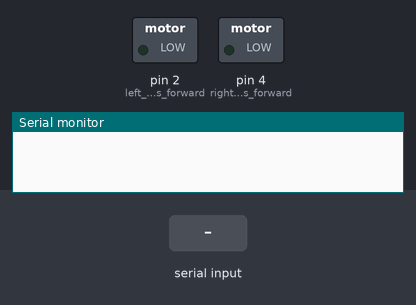
A sketch run on a simulated Arduino Uno, built with avr-gcc and run on an emulated ATmega328P. Parts: switched loads named in the sketch (green lamp = pin HIGH), the last lines printed to the serial monitor. The test bench sets the inputs (shaded band).

Above: at 1.2 s.
1.3 s: "left\n" received over Serial
At 2.2 s:
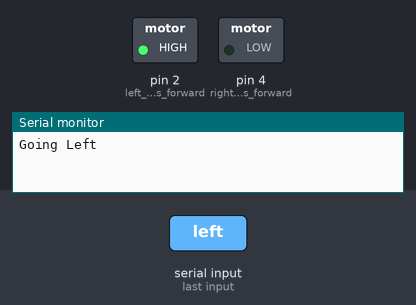
4.3 s: "right\n" received over Serial
At 5.7 s:
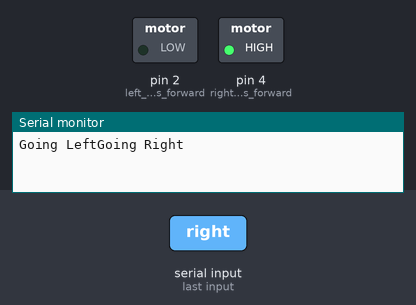
Timing chart, 0 to 7.8 s (numbered marks = the images above; inputs shaded):
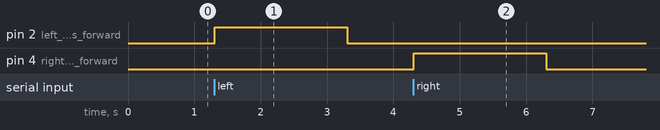

Measured:
- after the input at 1.3 s, pin 2 (left_motors_forward): LOW → HIGH at once, → LOW 2.0 s later
- after the input at 4.3 s, pin 4 (right_motors_forward): LOW → HIGH at once, → LOW 2.0 s later

The sketch:

receive.ino
```cpp
String incomingByte ;

void setup() {

  Serial.begin(9600);
  pinMode(2,OUTPUT);   //left motors forward
  //pinMode(3,OUTPUT);   //left motors reverse
  pinMode(4,OUTPUT);   //right motors forward
  //pinMode(5,OUTPUT);   //right motors reverse

}
void loop() {


  if (Serial.available() > 0) {

  incomingByte = Serial.readStringUntil('\n');
    if (incomingByte == "left") {
      Serial.write("Going Left");
      digitalWrite(4,LOW);
      digitalWrite(2,HIGH);
      delay(2000);
      digitalWrite(2,LOW);
      delay(1000);
    }

    else if (incomingByte == "right") {
      Serial.write("Going Right");
      digitalWrite(2,LOW);
      digitalWrite(4,HIGH);
      delay(2000);
      digitalWrite(4,LOW);
      delay(1000);
    }

  }

}
```
